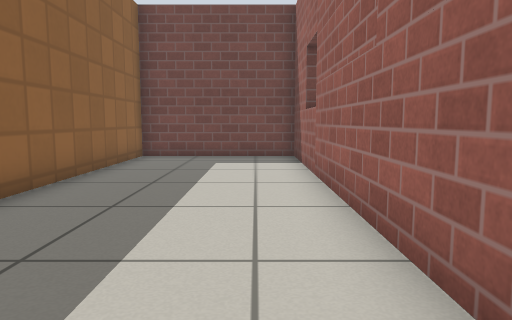
[1] (above)

16 first-person views from a walk through a world built for the Gazebo simulator. The camera is 0.59 m above the floor, tilts 6° down and sees 70° across. The floor is counted in squares, 0.5 m on a side. Each view is taken from the middle of a square. On the plan, view 1 faces up. The plan holds only what a view shows up to about 14 squares ahead; the rest is blank. Simple patterns stand in for the simulator's built-in surfaces.

[2]
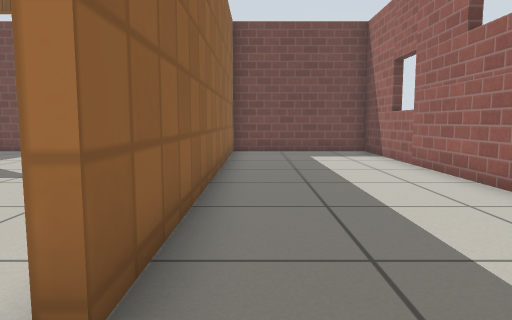

[3]
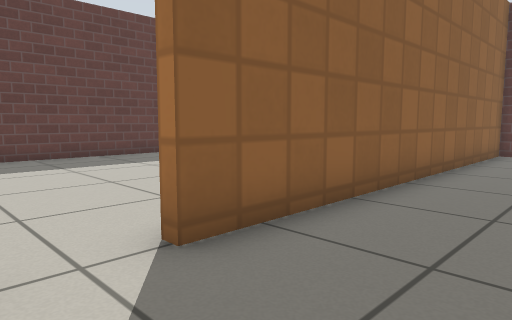

[4]
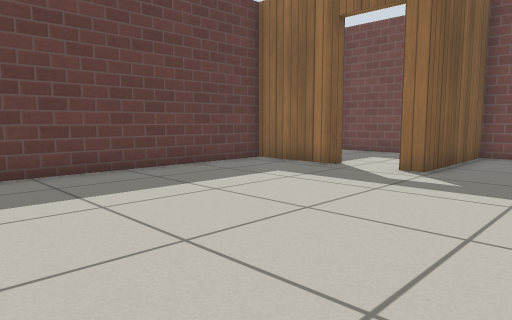

[5]
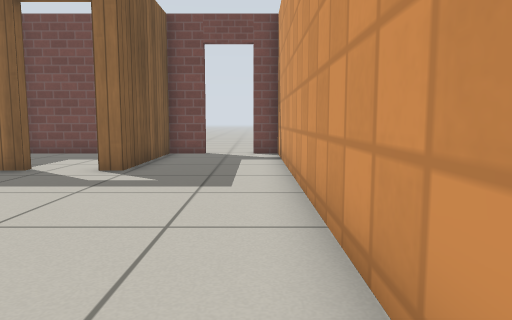

[6]
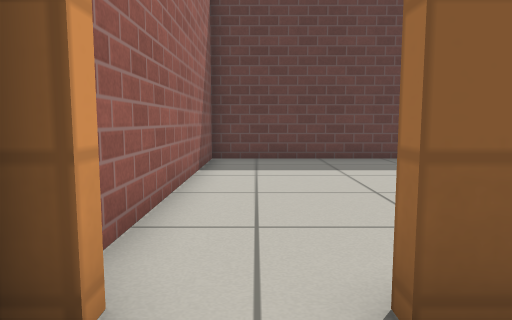

[7]
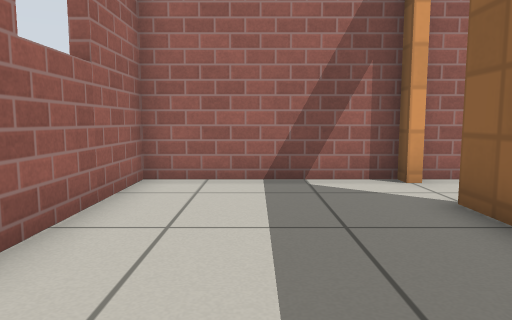

[8]
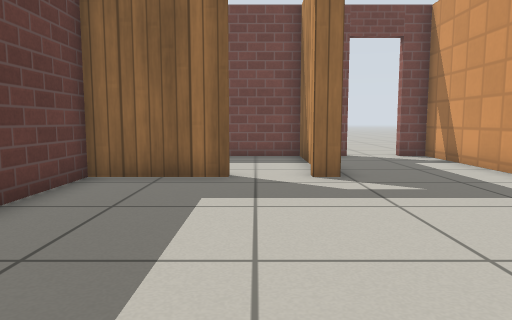

[9]
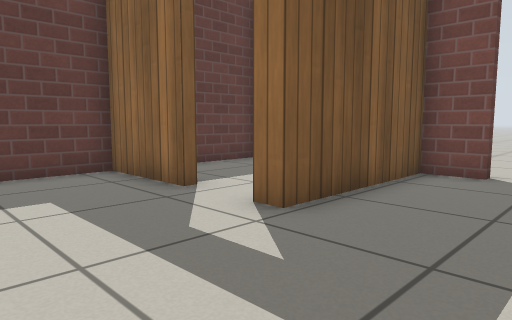

[10]
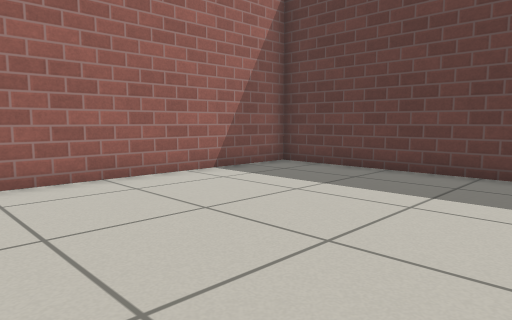

[11]
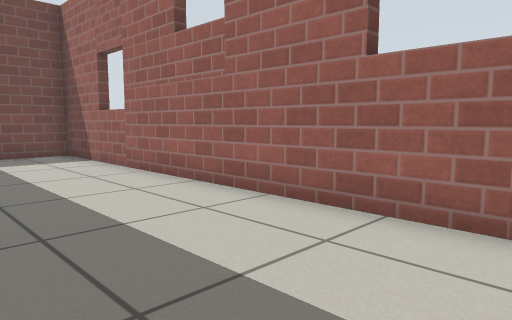

[12]
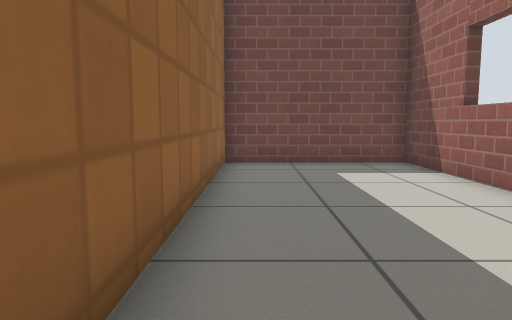

[13]
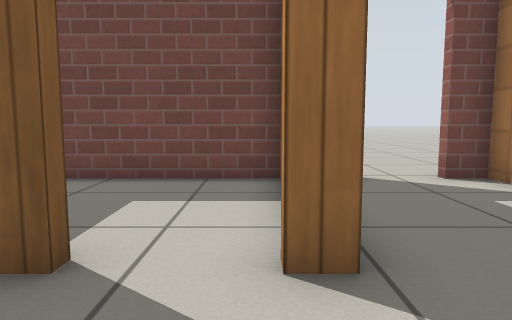

[14]
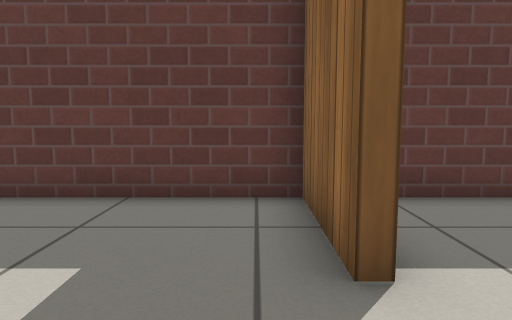

[15]
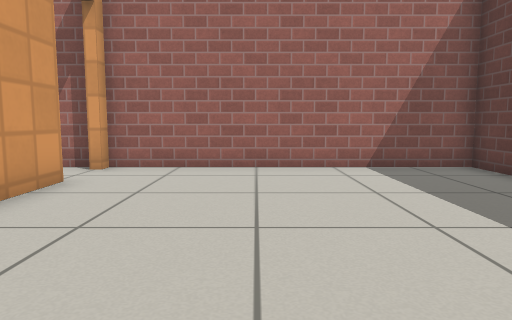

[16]
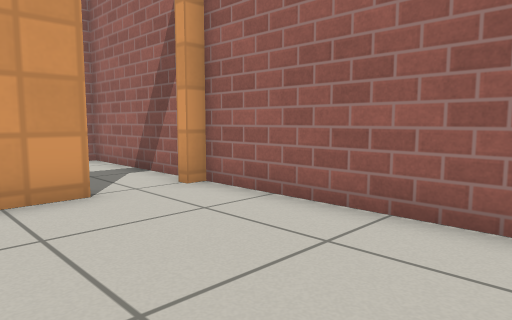

### Floor plan
Points are (right, up) in squares from view 1. A wall is a line through its corners. A room is listed if a view was taken in it or the views show most of it. See-through windows are left out.
Room 1 (views 1, 2, 3, 6, 7, 11, 12)
walls: (-3.9, -1.9) (-3.9, -2.4) (1.3, -2.4) (1.3, 12.5) (-3.9, 12.5) (-3.9, -0.3)
ways out: open door at (-4, -1.5) to room 2
Room 2 (views 4, 5, 8, 9, 10, 13, 14, 15, 16)
walls: (-10.6, 7.7) (-13.6, 7.7) (-13.6, -2.4) (-4.2, -2.4) (-4.2, -1.9); (-4.2, -0.3) (-4.2, 12.5) (-5.1, 12.5); (-6.9, 12.5) (-8.2, 12.5) (-8.2, 7.7) (-8.8, 7.7)
ways out: open door at (-4, -1.5) to room 1; open door at (-9.5, 8) to room 3; open door at (-6, 13)
Room 3 (no view inside)
walls: (-8.5, 9.9) (-8.5, 12.5) (-13.6, 12.5) (-13.6, 9.1)
ways out: open door at (-9.5, 8) to room 2

Positions as (right, up) in squares from view 1, and headings:
1: (0, 0), facing up
2: (-3, -2), facing up
3: (-1, -2), facing up-left
4: (-5, -1), facing up-left
5: (-5, -1), facing up
6: (-2, -1), facing left
7: (-1, 5), facing down
8: (-10, 0), facing up
9: (-5, 4), facing up-left
10: (-5, 5), facing down-left
11: (-3, -1), facing up-right
12: (-3, 2), facing up
13: (-9, 5), facing up
14: (-8, 7), facing left
15: (-8, 7), facing down
16: (-10, 2), facing down-right
